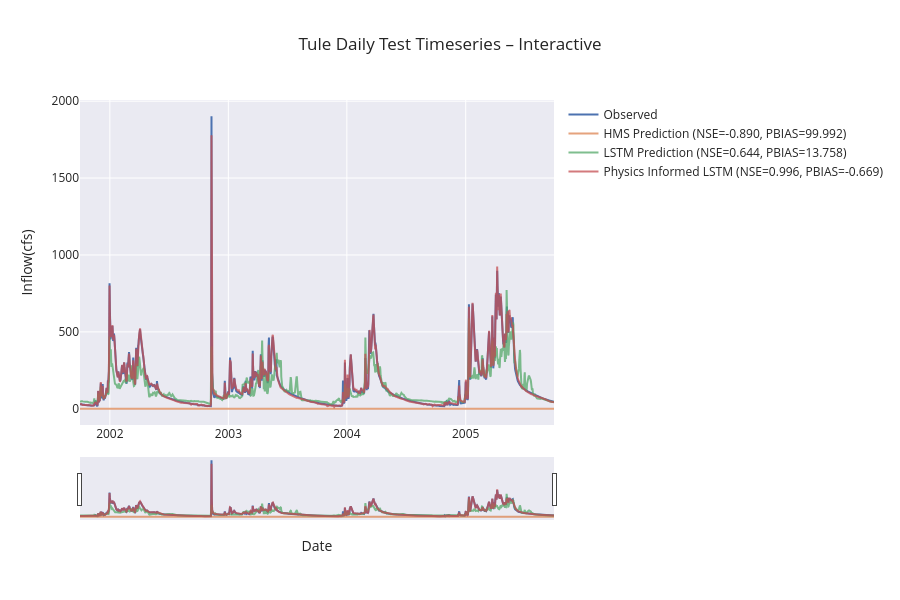

This figure's notebook cell:
### Code cell
if not skip_best_model_test:
    plot_timeseries_comparison(source=(no_physics_test_csv, physics_test_csv, path_to_physics_data), title="Tule Daily Test Timeseries – Interactive", backend="plotly", metrics=metric_list, metrics_out="tule_daily_test_metrics.csv", ts_out="tule_daily_test_combined_ts.csv", legend_font=12, axis_font=22)
else:
    plot_timeseries_comparison(source=combined_df, title="Tule Daily Timeseries – Interactive", backend="plotly", metrics=metric_list, metrics_out="tule_daily_test_metrics.csv", ts_out="tule_daily_test_combined_ts.csv", legend_font=12, axis_font=22)

### Figure 1 — Plotly figure (JSON) as saved in the notebook; plotly's stock layout.template omitted (floating-point values rounded to 4 significant figures; data arrays with more than 128 entries replaced by an {"elided": "..."} marker saying what was removed)
{"data": [{"line": {"width": 2}, "mode": "lines", "name": "Observed", "x": {"elided": "1461 str values"}, "y": {"elided": "1461 float values"}, "type": "scatter"}, {"line": {"width": 2}, "mode": "lines", "name": "HMS Prediction (NSE=-0.890, PBIAS=99.992)", "opacity": 0.75, "x": {"elided": "1461 str values"}, "y": {"elided": "1461 float values"}, "type": "scatter"}, {"line": {"width": 2}, "mode": "lines", "name": "LSTM Prediction (NSE=0.644, PBIAS=13.758)", "opacity": 0.75, "x": {"elided": "1461 str values"}, "y": {"elided": "1461 float values"}, "type": "scatter"}, {"line": {"width": 2}, "mode": "lines", "name": "Physics Informed LSTM (NSE=0.996, PBIAS=-0.669)", "opacity": 0.75, "x": {"elided": "1461 str values"}, "y": {"elided": "1461 float values"}, "type": "scatter"}], "layout": {"legend": {"font": {"size": 12}, "x": 1.02, "y": 1, "xanchor": "left", "yanchor": "top", "bgcolor": "rgba(0,0,0,0)"}, "xaxis": {"rangeslider": {"visible": true}, "title": {"text": "Date"}, "type": "date"}, "margin": {"r": 300}, "title": {"text": "Tule Daily Test Timeseries – Interactive"}, "height": 600, "yaxis": {"title": {"text": "Inflow(cfs)"}}, "hovermode": "x unified"}}
